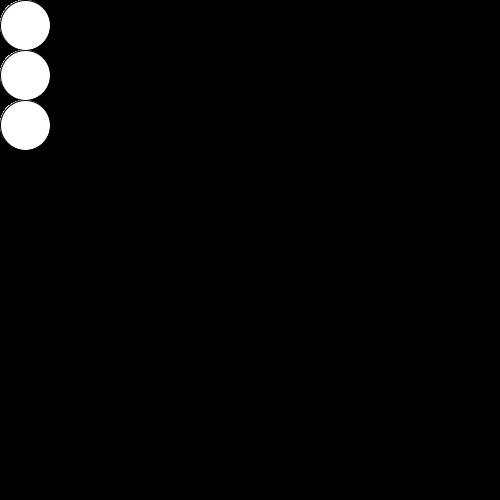
Frame 1 (no input)
Frame 60 (the mouse pressed at the canvas centre just before this capture): identical to frame 1, image omitted
Frame 120 (the mouse held since frame 60 and released just before this capture): identical to frame 1, image omitted

The Processing sketch that drew this single still picture (run headless with seeded random() and noise(); from frame 60 on, the mouse is pressed at the canvas centre):

// Processing sketch: day_06_03_nestedForLoops
// ── day_06_03_nestedForLoops.pde
//----------------------------------------------------
// DT Bootcamp 2014, Parsons the New School for Design. 
// Day 6 - nested for() loops pt 1
// http://processing.org/reference/for.html
// written by Dylan Shad
//----------------------------------------------------

void setup() {
  size(500, 500);
}

void draw() {
background(0);

//note 10 circles fit on the 500width screen
// 500/50 = 10 
  for(int i = 0; i < 10; i++) {
    for(int j = 0; j < 10; j++) {
      // ellipse(25+(i*50), 25+(j*50), 50, 50);
      ellipse(25, 25, 50, 50);
      //note you add a factor to move it over
      ellipse(25+(0*50), 25+(1*50), 50, 50);
      ellipse(25+(0*50), 25+(2*50), 50, 50);

    }
  }
}
